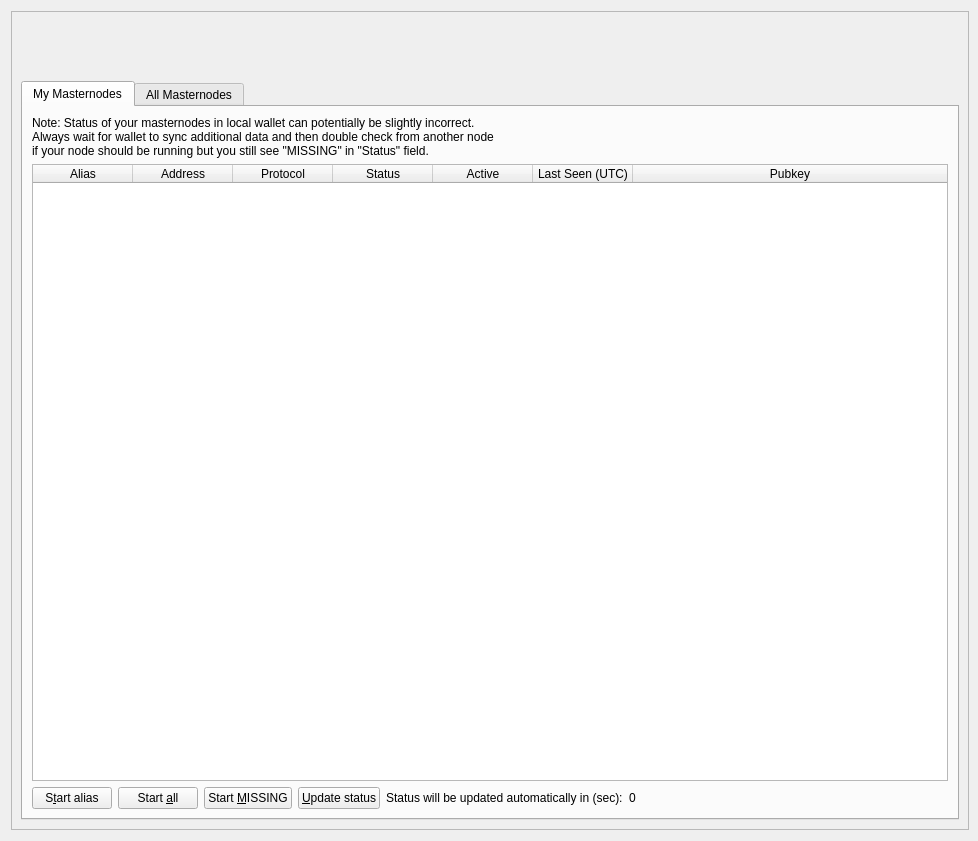
<?xml version="1.0" encoding="UTF-8"?>
<ui version="4.0">
 <class>MasternodeList</class>
 <widget class="QWidget" name="MasternodeList">
  <property name="geometry">
   <rect>
    <x>0</x>
    <y>0</y>
    <width>978</width>
    <height>841</height>
   </rect>
  </property>
  <property name="minimumSize">
   <size>
    <width>960</width>
    <height>682</height>
   </size>
  </property>
  <property name="font">
   <font>
    <weight>50</weight>
    <bold>false</bold>
   </font>
  </property>
  <property name="windowTitle">
   <string>Form</string>
  </property>
  <layout class="QVBoxLayout" name="topLayout" stretch="0">
   <property name="rightMargin">
    <number>9</number>
   </property>
   <item>
    <widget class="QFrame" name="frame_BG">
     <property name="minimumSize">
      <size>
       <width>850</width>
       <height>610</height>
      </size>
     </property>
     <property name="maximumSize">
      <size>
       <width>16777215</width>
       <height>16777215</height>
      </size>
     </property>
     <property name="frameShape">
      <enum>QFrame::StyledPanel</enum>
     </property>
     <property name="frameShadow">
      <enum>QFrame::Raised</enum>
     </property>
    <layout class="QVBoxLayout" name="verticalLayout_Master" stretch="0,1">
     <property name="spacing">
      <number>0</number>
     </property>
     <item>
      <widget class="QFrame" name="frame_Header">
       <layout class="QVBoxLayout" name="verticalLayout_4">
        <property name="leftMargin">
         <number>0</number>
        </property>
        <property name="topMargin">
         <number>0</number>
        </property>
        <property name="rightMargin">
         <number>0</number>
        </property>
        <property name="bottomMargin">
         <number>0</number>
        </property>
        <item>
         <layout class="QHBoxLayout" name="horizontalLayout_Header" stretch="1,0">
          <property name="spacing">
              <number>6</number>
             </property>
		  <item>
           <spacer name="horizontalSpacer">
            <property name="orientation">
             <enum>Qt::Horizontal</enum>
            </property>
            <property name="sizeHint" stdset="0">
             <size>
              <width>40</width>
              <height>20</height>
             </size>
            </property>
           </spacer>
          </item>
          <item>
           <widget class="QLabel" name="labelOverviewHeaderRight">
            <property name="minimumSize">
             <size>
              <width>464</width>
              <height>60</height>
             </size>
            </property>
            <property name="maximumSize">
             <size>
              <width>16777215</width>
              <height>60</height>
             </size>
            </property>
            <property name="font">
             <font>
              <pointsize>14</pointsize>
             </font>
            </property>
            <property name="text">
             <string/>
            </property>
            <property name="alignment">
             <set>Qt::AlignRight|Qt::AlignTrailing|Qt::AlignVCenter</set>
            </property>
           </widget>
          </item>
         </layout>
        </item>
       </layout>
      </widget>
     </item>
     <item>
      <widget class="QTabWidget" name="tabWidget">
       <property name="currentIndex">
        <number>0</number>
       </property>
       <widget class="QWidget" name="tabMyMasternodes">
        <attribute name="title">
         <string>My Masternodes</string>
        </attribute>
        <layout class="QGridLayout" name="gridLayout_2">
         <item row="0" column="0">
          <layout class="QVBoxLayout" name="verticalLayout_2">
           <property name="bottomMargin">
            <number>0</number>
           </property>
           <item>
            <layout class="QHBoxLayout" name="horizontalLayout_note">
             <property name="bottomMargin">
              <number>0</number>
             </property>
             <item>
              <widget class="QLabel" name="updateNote">
               <property name="text">
                <string>Note: Status of your masternodes in local wallet can potentially be slightly incorrect.&lt;br /&gt;Always wait for wallet to sync additional data and then double check from another node&lt;br /&gt;if your node should be running but you still see &quot;MISSING&quot; in &quot;Status&quot; field.</string>
               </property>
              </widget>
             </item>
            </layout>
           </item>
           <item>
            <widget class="QTableWidget" name="tableWidgetMyMasternodes">
             <property name="minimumSize">
              <size>
               <width>695</width>
               <height>0</height>
              </size>
             </property>
             <property name="palette">
              <palette>
               <active>
                <colorrole role="Text">
                 <brush brushstyle="SolidPattern">
                  <color alpha="255">
                   <red>51</red>
                   <green>51</green>
                   <blue>51</blue>
                  </color>
                 </brush>
                </colorrole>
               </active>
               <inactive>
                <colorrole role="Text">
                 <brush brushstyle="SolidPattern">
                  <color alpha="255">
                   <red>51</red>
                   <green>51</green>
                   <blue>51</blue>
                  </color>
                 </brush>
                </colorrole>
               </inactive>
               <disabled>
                <colorrole role="Text">
                 <brush brushstyle="SolidPattern">
                  <color alpha="255">
                   <red>85</red>
                   <green>85</green>
                   <blue>85</blue>
                  </color>
                 </brush>
                </colorrole>
               </disabled>
              </palette>
             </property>
             <property name="editTriggers">
              <set>QAbstractItemView::NoEditTriggers</set>
             </property>
             <property name="alternatingRowColors">
              <bool>true</bool>
             </property>
             <property name="selectionMode">
              <enum>QAbstractItemView::SingleSelection</enum>
             </property>
             <property name="selectionBehavior">
              <enum>QAbstractItemView::SelectRows</enum>
             </property>
             <property name="sortingEnabled">
              <bool>true</bool>
             </property>
             <attribute name="horizontalHeaderStretchLastSection">
              <bool>true</bool>
             </attribute>
             <attribute name="ResizeMode">
              <enum>QHeaderView::Interactive</enum>
             </attribute>
             <column>
              <property name="text">
               <string>Alias</string>
              </property>
             </column>
             <column>
              <property name="text">
               <string>Address</string>
              </property>
             </column>
             <column>
              <property name="text">
               <string>Protocol</string>
              </property>
             </column>
             <column>
              <property name="text">
               <string>Status</string>
              </property>
             </column>
             <column>
              <property name="text">
               <string>Active</string>
              </property>
             </column>
             <column>
              <property name="text">
               <string>Last Seen (UTC)</string>
              </property>
             </column>
             <column>
              <property name="text">
               <string>Pubkey</string>
              </property>
             </column>
            </widget>
           </item>
           <item>
            <layout class="QHBoxLayout" name="horizontalLayout_5">
             <property name="bottomMargin">
              <number>0</number>
             </property>
             <item>
              <widget class="QPushButton" name="startButton">
               <property name="text">
                <string>S&amp;tart alias</string>
               </property>
              </widget>
             </item>
             <item>
              <widget class="QPushButton" name="startAllButton">
               <property name="text">
                <string>Start &amp;all</string>
               </property>
              </widget>
             </item>
             <item>
              <widget class="QPushButton" name="startMissingButton">
               <property name="text">
                <string>Start &amp;MISSING</string>
               </property>
              </widget>
             </item>
             <item>
              <widget class="QPushButton" name="UpdateButton">
               <property name="text">
                <string>&amp;Update status</string>
               </property>
              </widget>
             </item>
             <item>
              <widget class="QLabel" name="autoupdate_label">
               <property name="text">
                <string>Status will be updated automatically in (sec):</string>
               </property>
              </widget>
             </item>
             <item>
              <widget class="QLabel" name="secondsLabel">
               <property name="text">
                <string>0</string>
               </property>
              </widget>
             </item>
             <item>
              <spacer name="horizontalSpacer_5">
               <property name="orientation">
                <enum>Qt::Horizontal</enum>
               </property>
               <property name="sizeHint" stdset="0">
                <size>
                 <width>40</width>
                 <height>20</height>
                </size>
               </property>
              </spacer>
             </item>
            </layout>
           </item>
          </layout>
         </item>
        </layout>
       </widget>
       <widget class="QWidget" name="tabAllMasternodes">
        <attribute name="title">
         <string>All Masternodes</string>
        </attribute>
        <layout class="QGridLayout" name="gridLayout">
         <item row="1" column="0">
          <widget class="QTableWidget" name="tableWidgetMasternodes">
           <property name="palette">
            <palette>
             <active>
              <colorrole role="Text">
               <brush brushstyle="SolidPattern">
                <color alpha="255">
                 <red>51</red>
                 <green>51</green>
                 <blue>51</blue>
                </color>
               </brush>
              </colorrole>
             </active>
             <inactive>
              <colorrole role="Text">
               <brush brushstyle="SolidPattern">
                <color alpha="255">
                 <red>51</red>
                 <green>51</green>
                 <blue>51</blue>
                </color>
               </brush>
              </colorrole>
             </inactive>
             <disabled>
              <colorrole role="Text">
               <brush brushstyle="SolidPattern">
                <color alpha="255">
                 <red>85</red>
                 <green>85</green>
                 <blue>85</blue>
                </color>
               </brush>
              </colorrole>
             </disabled>
            </palette>
           </property>
           <property name="editTriggers">
            <set>QAbstractItemView::NoEditTriggers</set>
           </property>
           <property name="alternatingRowColors">
            <bool>true</bool>
           </property>
           <property name="selectionBehavior">
            <enum>QAbstractItemView::SelectRows</enum>
           </property>
           <property name="sortingEnabled">
            <bool>true</bool>
           </property>
           <attribute name="horizontalHeaderStretchLastSection">
            <bool>true</bool>
           </attribute>
           <attribute name="ResizeMode">
            <enum>QHeaderView::Interactive</enum>
           </attribute>
           <column>
            <property name="text">
             <string>Address</string>
            </property>
           </column>
           <column>
            <property name="text">
             <string>Protocol</string>
            </property>
           </column>
           <column>
            <property name="text">
             <string>Status</string>
            </property>
           </column>
           <column>
            <property name="text">
             <string>Active</string>
            </property>
           </column>
           <column>
            <property name="text">
             <string>Last Seen (UTC)</string>
            </property>
           </column>
           <column>
            <property name="text">
             <string>Pubkey</string>
            </property>
           </column>
          </widget>
         </item>
         <item row="0" column="0">
          <layout class="QHBoxLayout" name="horizontalLayout_3">
           <property name="bottomMargin">
            <number>0</number>
           </property>
           <item>
            <widget class="QLabel" name="label_filter">
             <property name="text">
              <string>Filter List:</string>
             </property>
            </widget>
           </item>
           <item>
            <widget class="QLineEdit" name="filterLineEdit">
             <property name="toolTip">
              <string>Filter masternode list</string>
             </property>
            </widget>
           </item>
           <item>
            <spacer name="horizontalSpacer_3">
             <property name="orientation">
              <enum>Qt::Horizontal</enum>
             </property>
             <property name="sizeHint" stdset="0">
              <size>
               <width>10</width>
               <height>20</height>
              </size>
             </property>
            </spacer>
           </item>
           <item>
            <widget class="QLabel" name="label_count">
             <property name="text">
              <string>Node Count:</string>
             </property>
            </widget>
           </item>
           <item>
            <widget class="QLabel" name="countLabel">
             <property name="text">
              <string>0</string>
             </property>
            </widget>
           </item>
          </layout>
         </item>
        </layout>
       </widget>
      </widget>
     </item>
    </layout>
    </widget>
   </item>
  </layout>
 </widget>
 <resources/>
 <connections/>
</ui>
